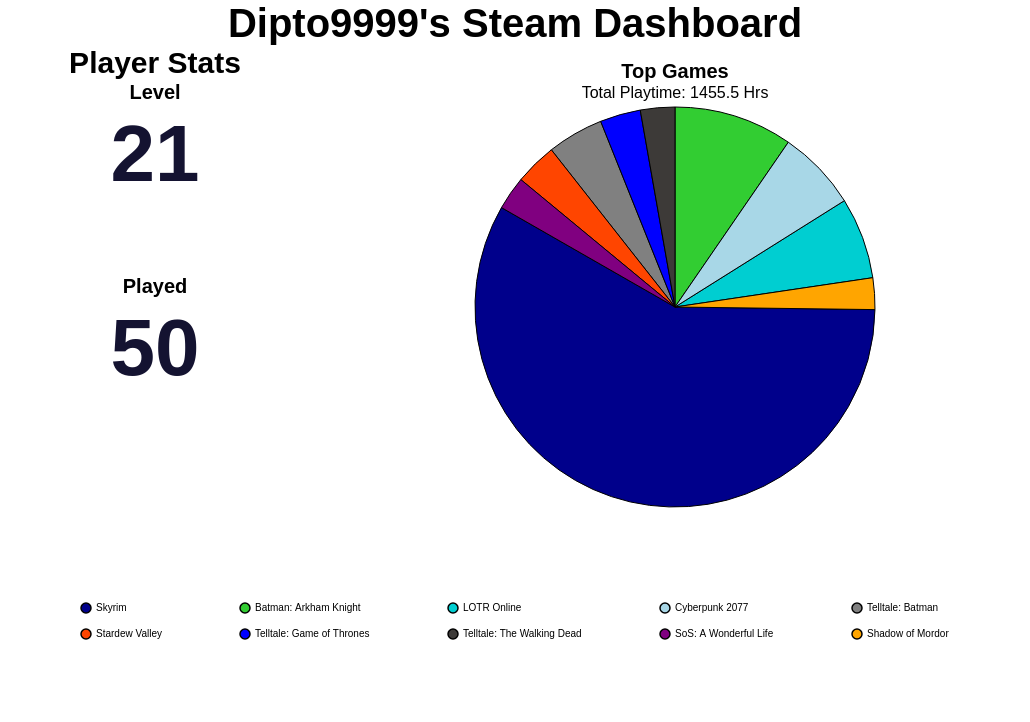

Write a Vega-Lite specification for this figure.
### Vega-Lite specification from a JSON file in a GitHub repository (floating-point values rounded to 4 significant figures)
{"config": {"view": {"continuousWidth": 300, "continuousHeight": 300, "strokeOpacity": 0, "strokeWidth": 1.5}, "axis": {"labelFontSize": 12, "titleFontSize": 16}, "legend": {"labelFontSize": 12, "titleFontSize": 16}}, "hconcat": [{"vconcat": [{"data": {"name": "data-2499b64f9be58983f459d2071ccce1f4"}, "mark": {"type": "text", "align": "center", "baseline": "middle", "color": "#141331", "fontSize": 80, "fontWeight": "bold"}, "encoding": {"text": {"field": "Value", "type": "quantitative"}, "x": {"axis": null, "field": "Metric", "type": "nominal"}, "y": {"value": 50}}, "height": 150, "title": {"text": "Level", "anchor": "middle", "fontSize": 20}, "width": 300}, {"data": {"name": "data-3d361614c23f12396fa0eab35a1d9e7a"}, "mark": {"type": "text", "align": "center", "baseline": "middle", "color": "#141331", "fontSize": 80, "fontWeight": "bold"}, "encoding": {"text": {"field": "Value", "type": "quantitative"}, "x": {"axis": null, "field": "Metric", "type": "nominal"}, "y": {"value": 50}}, "height": 150, "title": {"text": "Played", "anchor": "middle", "fontSize": 20}, "width": 300}], "title": {"text": "Player Stats", "anchor": "middle", "fontSize": 30}}, {"data": {"name": "data-589a00256ba99560e365f3179cea0412"}, "mark": {"type": "arc", "stroke": "black", "strokeWidth": 1}, "encoding": {"color": {"field": "name", "legend": {"columnPadding": 75, "columns": 5, "direction": "horizontal", "labelFontSize": 10, "orient": "bottom", "padding": 75, "rowPadding": 10, "title": "", "titleAlign": "center", "titleFontSize": 16}, "scale": {"range": ["#00008B", "#32CD32", "#00CED1", "#A8D7E7", "#808080", "#FF4500", "#0000FF", "#3D3A38", "#800080", "#FFA500", "#006400", "#8B0000", "#FFD700", "#4682B4", "#2E8B57"]}, "sort": null, "type": "nominal"}, "theta": {"field": "playtime_percentage", "type": "quantitative"}, "tooltip": [{"field": "name", "title": "Game", "type": "nominal"}, {"field": "playtime_forever", "format": ".1f", "title": "Time (Hrs)", "type": "quantitative"}, {"field": "playtime_percentage", "format": ".2f", "title": "Playtime (%)", "type": "quantitative"}]}, "height": 400, "title": {"text": "Top Games", "anchor": "middle", "fontSize": 20, "subtitle": "Total Playtime: 1455.5 Hrs", "subtitleFontSize": 16}, "width": 700}], "padding": {"left": 250, "right": 250, "top": 0, "bottom": 0}, "title": {"text": "Dipto9999's Steam Dashboard", "anchor": "middle", "fontSize": 40}, "$schema": "https://vega.github.io/schema/vega-lite/v6.4.1.json", "datasets": {"data-2499b64f9be58983f459d2071ccce1f4": [{"Metric": "Level", "Value": 21}], "data-3d361614c23f12396fa0eab35a1d9e7a": [{"Metric": "Played", "Value": 50}], "data-589a00256ba99560e365f3179cea0412": [{"name": "Skyrim", "playtime_forever": 845.3, "appid": 72850, "playtime_percentage": 58.08}, {"name": "Batman: Arkham Knight", "playtime_forever": 139.7, "appid": 208650, "playtime_percentage": 9.59}, {"name": "LOTR Online", "playtime_forever": 95.7, "appid": 212500, "playtime_percentage": 6.58}, {"name": "Cyberpunk 2077", "playtime_forever": 94.45, "appid": 1091500, "playtime_percentage": 6.49}, {"name": "Telltale: Batman", "playtime_forever": 66.22, "appid": 498240, "playtime_percentage": 4.55}, {"name": "Stardew Valley", "playtime_forever": 49.5, "appid": 413150, "playtime_percentage": 3.4}, {"name": "Telltale: Game of Thrones", "playtime_forever": 47.68, "appid": 330840, "playtime_percentage": 3.28}, {"name": "Telltale: The Walking Dead", "playtime_forever": 40.52, "appid": 207610, "playtime_percentage": 2.78}, {"name": "SoS: A Wonderful Life", "playtime_forever": 39.42, "appid": 2111170, "playtime_percentage": 2.71}, {"name": "Shadow of Mordor", "playtime_forever": 37.05, "appid": 241930, "playtime_percentage": 2.55}]}}
